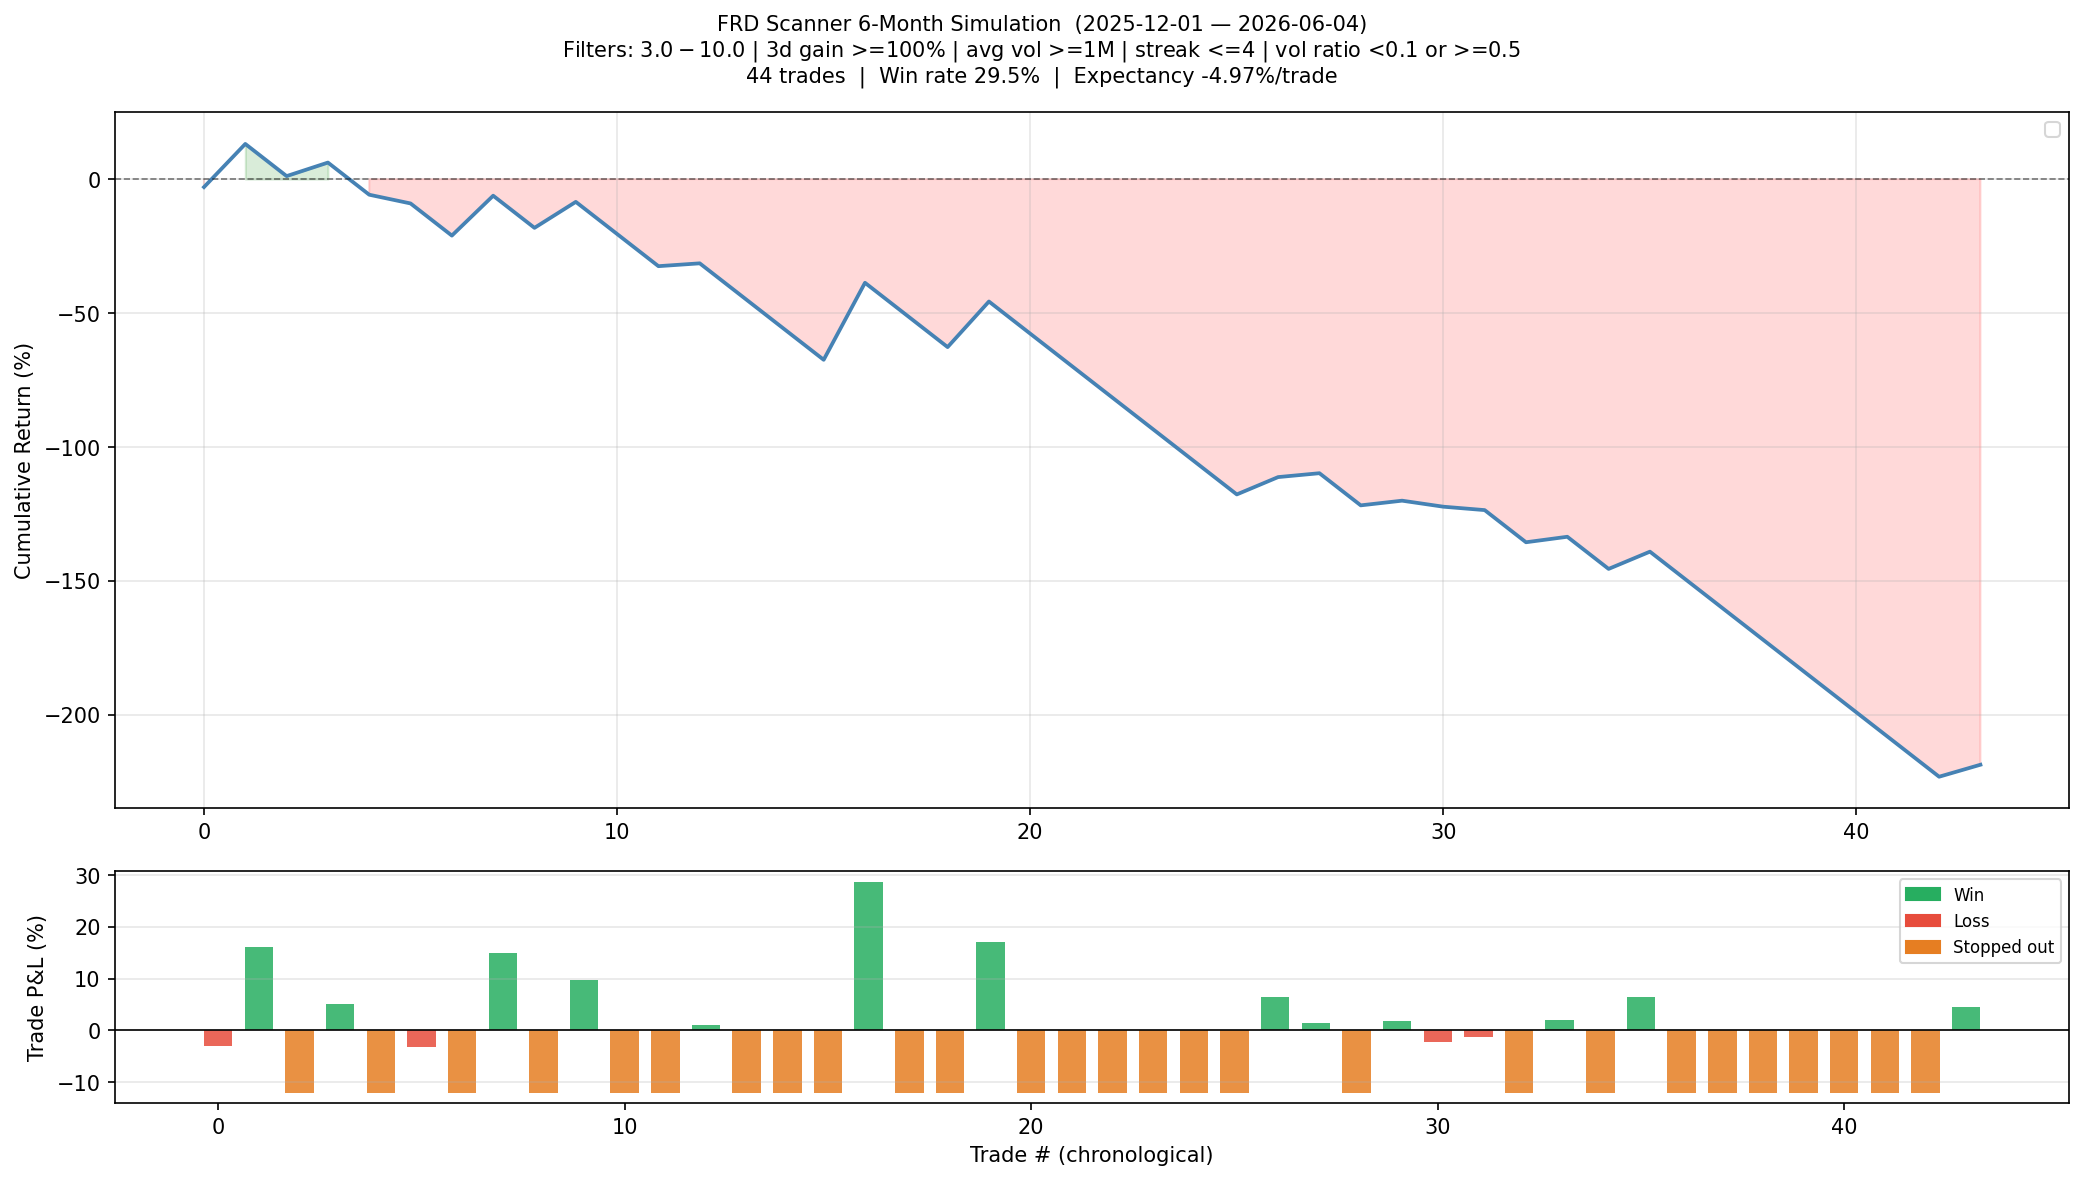

Source code (Python):
# -*- coding: utf-8 -*-
"""
frd_6month_sim.py
=================
Replay the full FRD scanner logic over the last 6 months and show every
alert that would have fired.

For each trading day in the simulation window the script:
  1. Builds the watchlist exactly as the live scanner does (7-day lookback,
     all scanner universe filters including vol-ratio).
  2. Checks if that day was an FRD for any watchlist ticker:
       close < prev_close  AND  close < high * (1 - HOD_FADE_PCT)
  3. Simulates the trade: short at next-day open, cover at next-day close
     (or at the 12% stop if next-day high hits it first).
  4. Fetches current fundamental trash scores for every alert ticker.

Grouped daily data is pulled from Polygon and cached in poly_cache/,
so re-runs are fast once the data is downloaded.

Usage
-----
    python frd_6month_sim.py
"""

import os
import sys
sys.stdout.reconfigure(encoding="utf-8", errors="replace")

import time as _time
from datetime import date, timedelta
from collections import defaultdict

import matplotlib
matplotlib.use("Agg")
import matplotlib.pyplot as plt
import pandas as pd

from polygon_fetcher import fetch_grouped_day, _bdays, API_KEY, BASE_URL
import requests

# ── Scanner parameters (must match frd_intraday_scanner.py) ───────────────────
PRICE_MIN         = 3.0
PRICE_MAX         = 10.0
GAIN_3D_MIN       = 1.00
VOL_MIN           = 1_000_000
MAX_STREAK        = 4
VOL_RATIO_LOW     = 0.10
VOL_RATIO_HIGH    = 0.50
HOD_FADE_PCT      = 0.03
STOP_PCT          = 0.12
LOOKBACK_DAYS     = 7
TRASH_THRESHOLD   = 7

SIM_MONTHS        = 6
OUTPUT_DIR        = os.path.dirname(os.path.abspath(__file__))


# ── Polygon helper ─────────────────────────────────────────────────────────────

def _get(path, params=None, retries=3):
    url = BASE_URL + path
    p = {"apiKey": API_KEY, **(params or {})}
    for attempt in range(retries):
        try:
            r = requests.get(url, params=p, timeout=20)
            if r.status_code == 200:
                return r.json()
            if r.status_code == 429:
                _time.sleep(2 ** (attempt + 2))
                continue
            return {}
        except Exception:
            _time.sleep(2)
    return {}


# ── Fundamental trash score (current, not point-in-time) ──────────────────────

def fetch_trash_score(ticker: str) -> tuple[int, dict]:
    score = 0
    bd = {k: False for k in (
        "no_revenue", "burning_excess", "short_runway",
        "recent_dilution", "small_cap", "sub2_history",
    )}
    try:
        ref = _get(f"/v3/reference/tickers/{ticker}")
        info = ref.get("results", {})
        market_cap = float(info.get("market_cap") or 0)
        if 0 < market_cap < 50_000_000:
            score += 1
            bd["small_cap"] = True

        fin = _get("/vX/reference/financials",
                   {"ticker": ticker, "timeframe": "quarterly",
                    "limit": 4, "order": "desc"})
        results = fin.get("results", [])
        revenue = net_income = cash = shares_recent = shares_old = 0.0

        if results:
            ic = results[0].get("financials", {}).get("income_statement", {})
            bs = results[0].get("financials", {}).get("balance_sheet", {})
            for k in ("revenues", "revenue", "net_revenues"):
                if k in ic:
                    revenue = float(ic[k].get("value") or 0); break
            for k in ("net_income_loss", "net_income_loss_attributable_to_parent"):
                if k in ic:
                    net_income = float(ic[k].get("value") or 0); break
            for k in ("cash_and_cash_equivalents_including_discontinued_operations",
                      "cash_and_cash_equivalents", "cash_and_equivalents"):
                if k in bs:
                    cash = float(bs[k].get("value") or 0); break
            for k in ("diluted_average_shares", "basic_average_shares"):
                if k in ic:
                    shares_recent = float(ic[k].get("value") or 0); break
            if not shares_recent and "common_stock_shares_outstanding" in bs:
                shares_recent = float(bs["common_stock_shares_outstanding"].get("value") or 0)

        if revenue == 0.0:
            score += 3; bd["no_revenue"] = True
        if net_income < 0 and market_cap > 0:
            if abs(net_income) * 4 / market_cap > 0.50:
                score += 2; bd["burning_excess"] = True
        quarterly_burn = abs(net_income) if net_income < 0 else 0.0
        if quarterly_burn > 0 and cash > 0:
            if (cash / quarterly_burn) * 3.0 < 6.0:
                score += 2; bd["short_runway"] = True

        if len(results) >= 2:
            ic_old = results[-1].get("financials", {}).get("income_statement", {})
            bs_old = results[-1].get("financials", {}).get("balance_sheet", {})
            for k in ("diluted_average_shares", "basic_average_shares"):
                if k in ic_old:
                    shares_old = float(ic_old[k].get("value") or 0); break
            if not shares_old and "common_stock_shares_outstanding" in bs_old:
                shares_old = float(bs_old["common_stock_shares_outstanding"].get("value") or 0)
            if shares_recent > 0 and shares_old > 0:
                if (shares_recent - shares_old) / shares_old > 0.15:
                    score += 1; bd["recent_dilution"] = True

        yr_ago = (date.today() - timedelta(days=365)).isoformat()
        hist = _get(f"/v2/aggs/ticker/{ticker}/range/1/day/{yr_ago}/{date.today().isoformat()}",
                    {"adjusted": "true", "limit": 300})
        for bar in hist.get("results", []):
            if float(bar.get("l", 999)) < 2.0:
                score += 1; bd["sub2_history"] = True; break
    except Exception:
        pass
    return min(score, 10), bd


# ── Universe helpers ───────────────────────────────────────────────────────────

def _streak(closes):
    count = 0
    for i in range(len(closes) - 1, 0, -1):
        if closes[i] > closes[i - 1]:
            count += 1
        else:
            break
    return count


def build_watchlist(ticker_bars: dict) -> dict:
    """
    Apply scanner universe filters to a dict of {ticker: [bars]}.
    Each bar is (open, high, low, close, volume).
    Returns {ticker: meta} matching build_pump_universe() in the scanner.
    """
    universe = {}
    for ticker, bars in ticker_bars.items():
        if len(bars) < 4:
            continue
        closes = [b[3] for b in bars]
        vols   = [b[4] for b in bars]
        last_close = closes[-1]

        if not (PRICE_MIN <= last_close <= PRICE_MAX):
            continue
        base = closes[-4]
        if base <= 0:
            continue
        if (last_close - base) / base < GAIN_3D_MIN:
            continue
        run_avg_vol = sum(vols[-3:]) / 3
        if run_avg_vol < VOL_MIN:
            continue
        s = _streak(closes)
        if s > MAX_STREAK:
            continue
        prior_avg = sum(vols[-4:-1]) / 3 if len(vols) >= 4 else 0.0
        vol_ratio = vols[-1] / prior_avg if prior_avg > 0 else 0.0
        if not (vol_ratio < VOL_RATIO_LOW or vol_ratio >= VOL_RATIO_HIGH):
            continue

        universe[ticker] = {
            "prev_close":  last_close,
            "roll3_gain":  (last_close - base) / base,
            "run_avg_vol": run_avg_vol,
            "streak":      s,
            "vol_ratio":   vol_ratio,
        }
    return universe


# ── Main simulation ────────────────────────────────────────────────────────────

def main():
    today     = date.today()
    sim_end   = today - timedelta(days=1)           # yesterday (last complete day)
    sim_start = today - timedelta(days=SIM_MONTHS * 31)

    # Extra days at the start so the first sim day has a full 7-day lookback
    data_start = sim_start - timedelta(days=LOOKBACK_DAYS * 3)

    print("+" + "=" * 66 + "+")
    print("|        FRD Scanner 6-Month Simulation — Polygon.io          |")
    print("+" + "=" * 66 + "+")
    print(f"  Simulation : {sim_start}  ->  {sim_end}")
    print(f"  Filters    : ${PRICE_MIN}-${PRICE_MAX}  |  3d gain >={GAIN_3D_MIN:.0%}"
          f"  |  avg vol >={VOL_MIN/1e6:.0f}M  |  streak <={MAX_STREAK}")
    print(f"  Vol ratio  : < {VOL_RATIO_LOW}  OR  >= {VOL_RATIO_HIGH}")
    print(f"  FRD signal : close < prev_close  AND  >={HOD_FADE_PCT:.0%} off day-high  AND  close < VWAP")
    print(f"  Stop loss  : {STOP_PCT:.0%} above entry (next-day open)")
    print()

    # ── Load all grouped daily data ───────────────────────────────────────────
    all_days = _bdays(data_start.isoformat(), sim_end.isoformat())
    sim_days = _bdays(sim_start.isoformat(), sim_end.isoformat())

    print(f">> [1/4] Loading {len(all_days)} days of grouped daily data ...")
    print(f"  ({data_start} -> {sim_end}, cached in poly_cache/)\n")

    daily_frames: dict[str, pd.DataFrame] = {}
    for i, day in enumerate(all_days):
        if i % 20 == 0:
            print(f"  {i}/{len(all_days)} days loaded ...", flush=True)
        daily_frames[day] = fetch_grouped_day(day)

    print(f"  {len(all_days)} days loaded.\n")

    # Build ticker_bars_by_day: for quick rolling-window access
    # {ticker: {day: (open, high, low, close, volume)}}
    print(">> [2/4] Indexing bars by ticker ...")
    bars_by_ticker: dict[str, dict[str, tuple]] = defaultdict(dict)
    for day, df in daily_frames.items():
        for row in df.itertuples(index=False):
            if not (0.5 <= row.close <= 50.0 and row.volume >= 100_000):
                continue
            vwap = float(row.vwap) if hasattr(row, "vwap") and pd.notna(row.vwap) else None
            bars_by_ticker[row.ticker][day] = (
                float(row.open), float(row.high), float(row.low),
                float(row.close), float(row.volume), vwap,
            )
    print(f"  {len(bars_by_ticker):,} tickers indexed.\n")

    # ── Day-by-day simulation ─────────────────────────────────────────────────
    print(">> [3/4] Simulating scanner day by day ...")
    alerts = []
    watchlist_sizes = []

    for sim_idx, sim_day in enumerate(sim_days):
        day_pos = all_days.index(sim_day) if sim_day in all_days else -1
        if day_pos < LOOKBACK_DAYS:
            continue

        # The 7 trading days ending the day before sim_day
        lookback_window = all_days[day_pos - LOOKBACK_DAYS: day_pos]

        # Build rolling bars for each ticker over the lookback window
        ticker_bars: dict[str, list] = defaultdict(list)
        for day in lookback_window:
            for ticker, day_bars in bars_by_ticker.items():
                if day in day_bars:
                    ticker_bars[ticker].append(day_bars[day])

        # Build watchlist
        watchlist = build_watchlist(ticker_bars)
        watchlist_sizes.append(len(watchlist))

        # Check FRD on sim_day
        for ticker, meta in watchlist.items():
            bar = bars_by_ticker[ticker].get(sim_day)
            if bar is None:
                continue
            o, h, l, c, v, vwap = bar
            prev_close  = meta["prev_close"]
            gone_red    = c < prev_close
            fading_hod  = c < h * (1.0 - HOD_FADE_PCT)
            below_vwap  = (vwap is not None) and (c < vwap)

            if gone_red and fading_hod and below_vwap:
                alerts.append({
                    "Alert_Date":  sim_day,
                    "Ticker":      ticker,
                    "Prev_Close":  round(prev_close, 2),
                    "Alert_Close": round(c, 2),
                    "Day_High":    round(h, 2),
                    "VWAP":        round(vwap, 2),
                    "Pct_vs_Prev": round((c - prev_close) / prev_close, 4),
                    "Pct_off_HOD": round((h - c) / h, 4),
                    "Pct_vs_VWAP": round((c - vwap) / vwap, 4),
                    "Roll3_Gain":  round(meta["roll3_gain"], 4),
                    "Vol_Ratio":   round(meta["vol_ratio"], 2),
                    "Streak":      meta["streak"],
                })

    print(f"  Simulated {len(sim_days)} trading days.")
    print(f"  Avg watchlist size: {sum(watchlist_sizes)/max(len(watchlist_sizes),1):.1f} tickers/day")
    print(f"  Total FRD alerts  : {len(alerts)}\n")

    if not alerts:
        print("  No alerts in this period.")
        return

    alerts_df = pd.DataFrame(alerts)

    # ── Trade simulation ──────────────────────────────────────────────────────
    # Entry = next trading day's open, Exit = next trading day's close
    # Stop = entry * (1 + STOP_PCT) if next day's high reaches it
    entries, exits, stop_hits, pnl_pcts = [], [], [], []
    for _, row in alerts_df.iterrows():
        ticker   = row["Ticker"]
        alert_d  = row["Alert_Date"]
        if alert_d not in all_days:
            entries.append(None); exits.append(None)
            stop_hits.append(False); pnl_pcts.append(None)
            continue
        idx = all_days.index(alert_d)
        if idx + 1 >= len(all_days):
            entries.append(None); exits.append(None)
            stop_hits.append(False); pnl_pcts.append(None)
            continue
        next_day = all_days[idx + 1]
        bar = bars_by_ticker[ticker].get(next_day)
        if bar is None:
            entries.append(None); exits.append(None)
            stop_hits.append(False); pnl_pcts.append(None)
            continue
        o, h, l, c, v, _vwap = bar
        entry   = o
        stop_px = entry * (1.0 + STOP_PCT)
        if h >= stop_px:
            actual_exit = stop_px
            stop_hit    = True
        else:
            actual_exit = c
            stop_hit    = False
        pnl = (entry - actual_exit) / entry
        entries.append(round(entry, 2))
        exits.append(round(actual_exit, 2))
        stop_hits.append(stop_hit)
        pnl_pcts.append(round(pnl, 4))

    alerts_df["Entry_Open"] = entries
    alerts_df["Exit"]       = exits
    alerts_df["Stop_Hit"]   = stop_hits
    alerts_df["PnL_Pct"]    = pnl_pcts
    alerts_df["Is_Win"]     = alerts_df["PnL_Pct"].apply(
        lambda x: x > 0 if x is not None else None
    )

    # ── Fetch trash scores ────────────────────────────────────────────────────
    unique_tickers = sorted(alerts_df["Ticker"].unique())
    print(f">> [4/4] Fetching trash scores for {len(unique_tickers)} alert tickers ...")
    trash_scores = {}
    for tkr in unique_tickers:
        try:
            ts, _ = fetch_trash_score(tkr)
        except Exception:
            ts = 0
        trash_scores[tkr] = ts
        print(f"  {tkr}: {ts}/10")
        _time.sleep(0.25)

    alerts_df["Trash_Score"] = alerts_df["Ticker"].map(trash_scores).fillna(0).astype(int)
    print()

    # Drop alerts with no next-day data (end of dataset)
    tradeable = alerts_df.dropna(subset=["PnL_Pct"]).copy()

    # ── Print results ─────────────────────────────────────────────────────────
    w = 118
    print("=" * w)
    print("  ALERTS THAT WOULD HAVE FIRED (last 6 months, with VWAP filter)")
    print("=" * w)
    print(f"  {'Date':<12}  {'Ticker':<7}  {'PrevC':>6}  {'Close':>6}  "
          f"{'VWAP':>6}  {'High':>6}  {'vsPrev':>7}  {'offHOD':>7}  {'vsVWAP':>7}  "
          f"{'3dGain':>7}  {'Streak':>6}  "
          f"{'Entry':>6}  {'Exit':>6}  {'PnL':>7}  {'Trash':>7}")
    print("  " + "-" * (w - 2))

    for _, r in alerts_df.sort_values("Alert_Date").iterrows():
        ts   = int(r["Trash_Score"])
        warn = "⚠️ " if ts >= TRASH_THRESHOLD else "   "
        pnl_str   = f"{r['PnL_Pct']:>+6.1%}" if pd.notna(r["PnL_Pct"])    else "   n/a"
        entry_str = f"${r['Entry_Open']:>5.2f}" if pd.notna(r["Entry_Open"]) else "   n/a"
        exit_str  = f"${r['Exit']:>5.2f}"       if pd.notna(r["Exit"])       else "   n/a"
        stop_tag  = "S" if r["Stop_Hit"] else " "
        date_str  = r["Alert_Date"].isoformat() if hasattr(r["Alert_Date"], "isoformat") \
                    else str(r["Alert_Date"])[:10]
        print(
            f"  {date_str:<12}  {r['Ticker']:<7}  "
            f"${r['Prev_Close']:>5.2f}  ${r['Alert_Close']:>5.2f}  "
            f"${r['VWAP']:>5.2f}  ${r['Day_High']:>5.2f}  "
            f"{r['Pct_vs_Prev']:>+6.1%}  {r['Pct_off_HOD']:>6.1%}  {r['Pct_vs_VWAP']:>+6.1%}  "
            f"{r['Roll3_Gain']:>6.0%}  {r['Streak']:>6}  "
            f"{entry_str}  {exit_str}  {pnl_str}{stop_tag}  "
            f"{warn}{ts:>2}/10"
        )

    # ── Performance summary ───────────────────────────────────────────────────
    print()
    if tradeable.empty:
        print("  No tradeable alerts (no next-day data available).")
        return

    wins   = tradeable[tradeable["Is_Win"] == True]
    losses = tradeable[tradeable["Is_Win"] == False]
    n      = len(tradeable)
    wr     = len(wins) / n
    aw     = wins["PnL_Pct"].mean()   if not wins.empty   else 0.0
    al     = losses["PnL_Pct"].mean() if not losses.empty else 0.0
    exp    = wr * aw + (1 - wr) * al
    stops  = int(tradeable["Stop_Hit"].sum())
    h_tr   = tradeable[tradeable["Trash_Score"] >= TRASH_THRESHOLD]
    l_tr   = tradeable[tradeable["Trash_Score"] <  TRASH_THRESHOLD]

    print("=" * 60)
    print("  PERFORMANCE SUMMARY")
    print("=" * 60)
    print(f"  Alerts fired       : {len(alerts_df)}")
    print(f"  Tradeable alerts   : {n}  ({stops} stopped out)")
    print(f"  Win rate           : {wr:.1%}  ({len(wins)}W / {len(losses)}L)")
    print(f"  Avg win            : {aw:+.2%}")
    print(f"  Avg loss           : {al:+.2%}")
    print(f"  Expectancy/trade   : {exp:+.2%}")
    print(f"  Best trade         : {tradeable['PnL_Pct'].max():+.2%}"
          f"  ({tradeable.loc[tradeable['PnL_Pct'].idxmax(), 'Ticker']})")
    print(f"  Worst trade        : {tradeable['PnL_Pct'].min():+.2%}"
          f"  ({tradeable.loc[tradeable['PnL_Pct'].idxmin(), 'Ticker']})")
    print("-" * 60)

    def _grp_stats(grp, label):
        if grp.empty:
            print(f"  {label:<25}: no trades")
            return
        w2 = grp[grp["Is_Win"] == True]
        l2 = grp[grp["Is_Win"] == False]
        wr2 = len(w2) / len(grp)
        aw2 = w2["PnL_Pct"].mean() if not w2.empty else 0.0
        al2 = l2["PnL_Pct"].mean() if not l2.empty else 0.0
        print(f"  {label:<25}: n={len(grp):>3}  wr={wr2:.1%}  "
              f"exp={wr2*aw2+(1-wr2)*al2:+.2%}  avg={grp['PnL_Pct'].mean():+.2%}")

    _grp_stats(h_tr, f"High Trash (>={TRASH_THRESHOLD})")
    _grp_stats(l_tr, f"Low Trash (<{TRASH_THRESHOLD})")
    print("=" * 60)

    # Monthly breakdown
    tradeable = tradeable.copy()
    tradeable["Month"] = pd.to_datetime(tradeable["Alert_Date"]).dt.strftime("%Y-%m")
    print("\n  Monthly breakdown:")
    print(f"  {'Month':<9}  {'N':>4}  {'Win%':>6}  {'AvgPnL':>8}  {'Expectancy':>11}")
    print("  " + "-" * 42)
    for month, grp in sorted(tradeable.groupby("Month")):
        w3 = grp[grp["Is_Win"] == True]
        l3 = grp[grp["Is_Win"] == False]
        wr3 = len(w3) / len(grp)
        aw3 = w3["PnL_Pct"].mean() if not w3.empty else 0.0
        al3 = l3["PnL_Pct"].mean() if not l3.empty else 0.0
        print(f"  {month:<9}  {len(grp):>4}  {wr3:>5.1%}  "
              f"{grp['PnL_Pct'].mean():>+7.2%}  "
              f"{wr3*aw3+(1-wr3)*al3:>+10.2%}")

    # ── Chart ─────────────────────────────────────────────────────────────────
    tradeable_sorted = tradeable.sort_values("Alert_Date").reset_index(drop=True)
    tradeable_sorted["Cum_PnL"] = tradeable_sorted["PnL_Pct"].cumsum() * 100

    fig, (ax1, ax2) = plt.subplots(2, 1, figsize=(14, 8),
                                    gridspec_kw={"height_ratios": [3, 1]})
    fig.suptitle(
        f"FRD Scanner 6-Month Simulation  ({sim_start} — {sim_end})\n"
        f"Filters: ${PRICE_MIN}-${PRICE_MAX} | 3d gain >={GAIN_3D_MIN:.0%} | "
        f"avg vol >={VOL_MIN/1e6:.0f}M | streak <={MAX_STREAK} | "
        f"vol ratio <{VOL_RATIO_LOW} or >={VOL_RATIO_HIGH}\n"
        f"{n} trades  |  Win rate {wr:.1%}  |  Expectancy {exp:+.2%}/trade",
        fontsize=10,
    )

    cum = tradeable_sorted["Cum_PnL"]
    ax1.plot(tradeable_sorted.index, cum, color="steelblue", linewidth=1.8)
    ax1.axhline(0, color="black", linewidth=0.8, linestyle="--", alpha=0.5)
    ax1.fill_between(tradeable_sorted.index, cum, 0,
                     where=(cum >= 0), alpha=0.15, color="green")
    ax1.fill_between(tradeable_sorted.index, cum, 0,
                     where=(cum < 0),  alpha=0.15, color="red")

    # Mark high-trash alerts
    ht = tradeable_sorted[tradeable_sorted["Trash_Score"] >= TRASH_THRESHOLD]
    if not ht.empty:
        ax1.scatter(ht.index, ht["Cum_PnL"], color="#c0392b", zorder=5,
                    s=60, label=f"High Trash ≥{TRASH_THRESHOLD}", marker="^")

    ax1.set_ylabel("Cumulative Return (%)")
    ax1.legend(fontsize=9)
    ax1.grid(True, alpha=0.3)

    bar_colors = []
    for _, r in tradeable_sorted.iterrows():
        if r["Stop_Hit"]:
            bar_colors.append("#e67e22")
        elif r["Is_Win"]:
            bar_colors.append("#27ae60")
        else:
            bar_colors.append("#e74c3c")

    ax2.bar(tradeable_sorted.index, tradeable_sorted["PnL_Pct"] * 100,
            color=bar_colors, alpha=0.85, width=0.7)
    ax2.axhline(0, color="black", linewidth=0.8)
    ax2.set_ylabel("Trade P&L (%)")
    ax2.set_xlabel("Trade # (chronological)")
    ax2.grid(True, alpha=0.3, axis="y")

    from matplotlib.patches import Patch
    ax2.legend(handles=[
        Patch(color="#27ae60", label="Win"),
        Patch(color="#e74c3c", label="Loss"),
        Patch(color="#e67e22", label="Stopped out"),
    ], fontsize=8, loc="upper right")

    plt.tight_layout()
    out = os.path.join(OUTPUT_DIR, "frd_6month_sim.png")
    plt.savefig(out, dpi=150, bbox_inches="tight")
    plt.close(fig)
    print(f"\n  Chart saved -> {out}")


if __name__ == "__main__":
    main()
